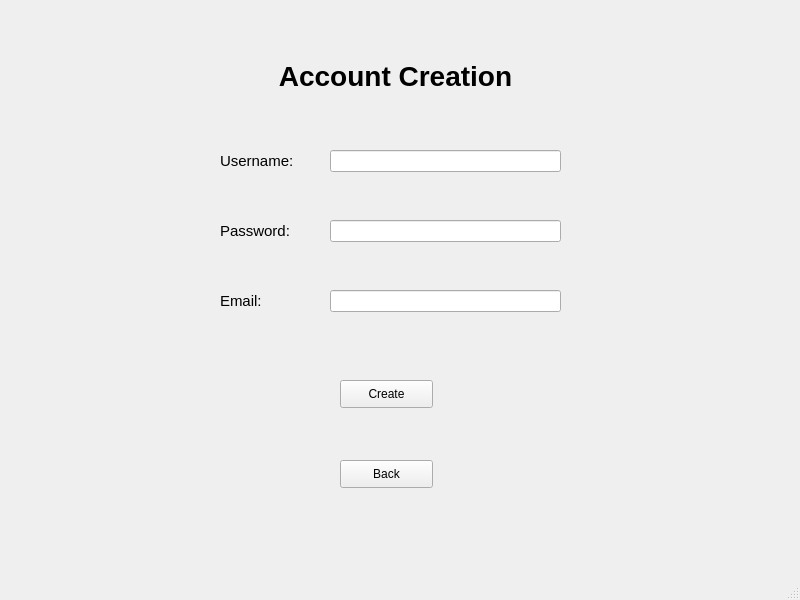
<?xml version="1.0" encoding="UTF-8"?>
<ui version="4.0">
 <class>CreateAccount</class>
 <widget class="QMainWindow" name="CreateAccount">
  <property name="geometry">
   <rect>
    <x>0</x>
    <y>0</y>
    <width>800</width>
    <height>600</height>
   </rect>
  </property>
  <property name="windowTitle">
   <string>Create Account</string>
  </property>
  <widget class="QWidget" name="centralwidget">
   <widget class="QLabel" name="label">
    <property name="geometry">
     <rect>
      <x>210</x>
      <y>40</y>
      <width>371</width>
      <height>71</height>
     </rect>
    </property>
    <property name="font">
     <font>
      <family>Microsoft Sans Serif</family>
      <pointsize>21</pointsize>
      <weight>75</weight>
      <bold>true</bold>
     </font>
    </property>
    <property name="text">
     <string>Account Creation</string>
    </property>
    <property name="alignment">
     <set>Qt::AlignCenter</set>
    </property>
   </widget>
   <widget class="QLabel" name="label_2">
    <property name="geometry">
     <rect>
      <x>220</x>
      <y>145</y>
      <width>91</width>
      <height>31</height>
     </rect>
    </property>
    <property name="font">
     <font>
      <pointsize>11</pointsize>
     </font>
    </property>
    <property name="text">
     <string>Username: </string>
    </property>
   </widget>
   <widget class="QLabel" name="label_3">
    <property name="geometry">
     <rect>
      <x>220</x>
      <y>215</y>
      <width>91</width>
      <height>31</height>
     </rect>
    </property>
    <property name="font">
     <font>
      <pointsize>11</pointsize>
     </font>
    </property>
    <property name="text">
     <string>Password: </string>
    </property>
   </widget>
   <widget class="QLabel" name="label_4">
    <property name="geometry">
     <rect>
      <x>220</x>
      <y>285</y>
      <width>91</width>
      <height>31</height>
     </rect>
    </property>
    <property name="font">
     <font>
      <pointsize>11</pointsize>
     </font>
    </property>
    <property name="text">
     <string>Email: </string>
    </property>
   </widget>
   <widget class="QLineEdit" name="lineEdit">
    <property name="geometry">
     <rect>
      <x>330</x>
      <y>150</y>
      <width>231</width>
      <height>22</height>
     </rect>
    </property>
   </widget>
   <widget class="QLineEdit" name="lineEdit_2">
    <property name="geometry">
     <rect>
      <x>330</x>
      <y>220</y>
      <width>231</width>
      <height>22</height>
     </rect>
    </property>
   </widget>
   <widget class="QLineEdit" name="lineEdit_3">
    <property name="geometry">
     <rect>
      <x>330</x>
      <y>290</y>
      <width>231</width>
      <height>22</height>
     </rect>
    </property>
   </widget>
   <widget class="QPushButton" name="pushButton">
    <property name="geometry">
     <rect>
      <x>340</x>
      <y>380</y>
      <width>93</width>
      <height>28</height>
     </rect>
    </property>
    <property name="text">
     <string>Create</string>
    </property>
   </widget>
   <widget class="QPushButton" name="pushButton_2">
    <property name="geometry">
     <rect>
      <x>340</x>
      <y>460</y>
      <width>93</width>
      <height>28</height>
     </rect>
    </property>
    <property name="text">
     <string>Back</string>
    </property>
   </widget>
  </widget>
  <widget class="QMenuBar" name="menubar">
   <property name="geometry">
    <rect>
     <x>0</x>
     <y>0</y>
     <width>800</width>
     <height>25</height>
    </rect>
   </property>
  </widget>
  <widget class="QStatusBar" name="statusbar"/>
 </widget>
 <resources/>
 <connections/>
</ui>
